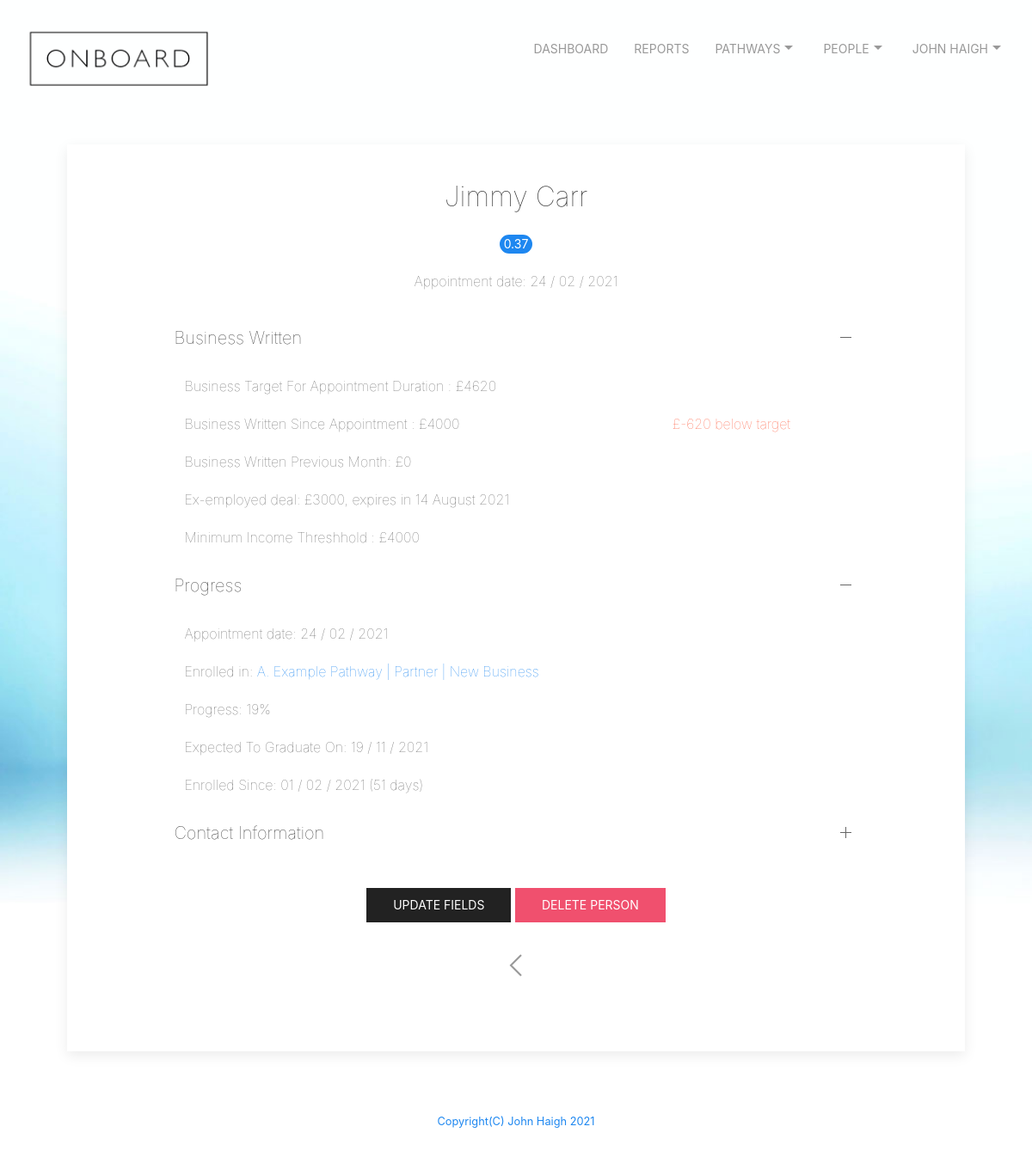
Before: /viewperson?name=jimmy@test.com (signed in) with the older database file.
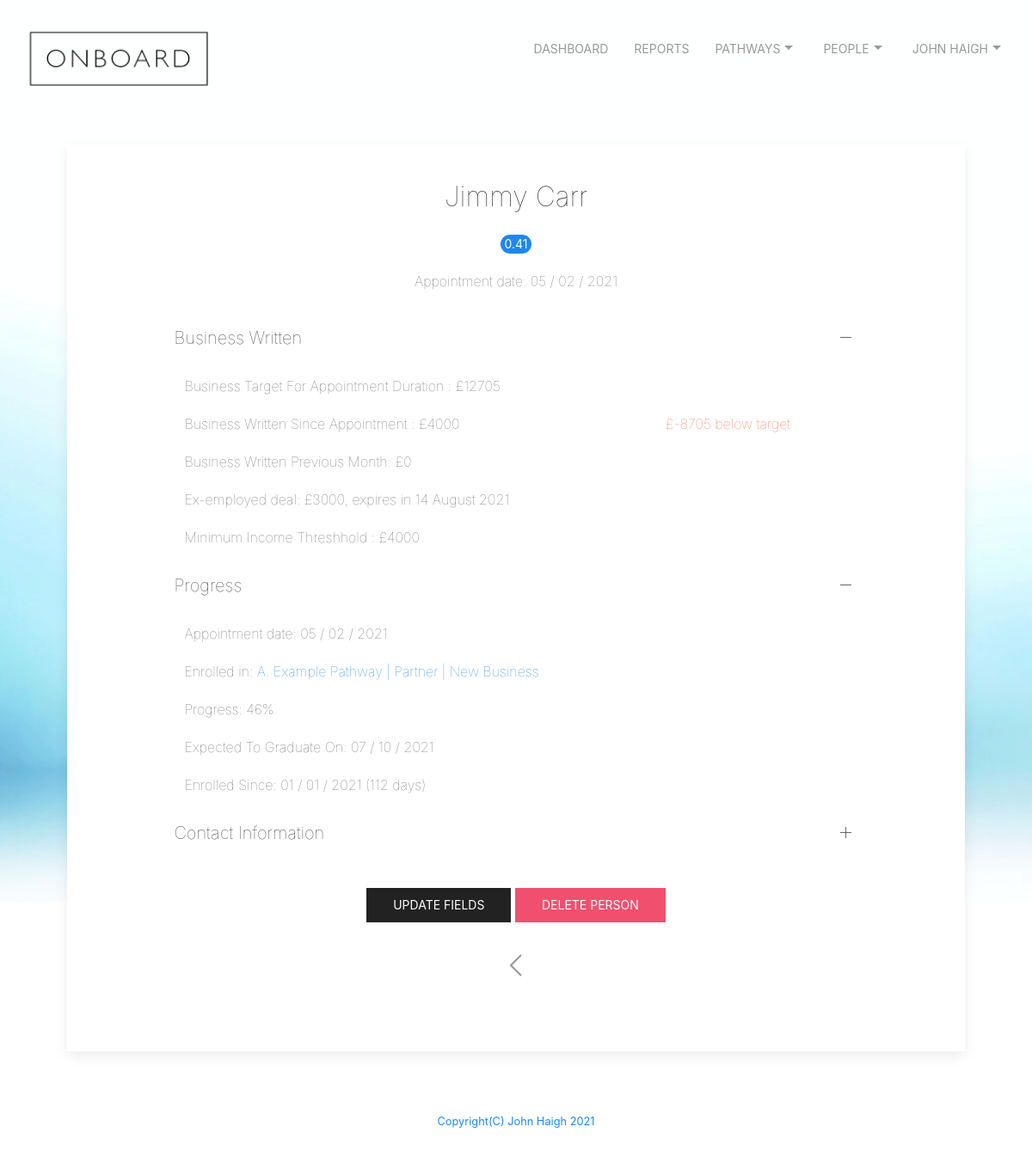
After: the same page with the newer database file.
### tables this page shows
CREATE TABLE "people" (
	"id"	integer NOT NULL,
	"firstname"	text NOT NULL,
	"lastname"	text NOT NULL,
	"mobile"	text NOT NULL,
	"email"	text NOT NULL,
	"pdm"	text NOT NULL,
	"bam"	text,
	"pathwayEnrolled"	text,
	"pathwayEnrolledDate"	text,
	"pathwayEnrolledPosition"	text,
	"pathwayEnrolledProgress"	integer,
	"pathwayEnrolledPositionDate"	text,
	"history"	text,
	"exEmployedDeal"	text,
	"exEmployedDealExpiry"	text,
	"businessWrittenPreviousMonth"	integer,
	"businessWrittenYearToDate"	integer,
	"daysinpathway"	integer,
	"estcompletion"	text,
	"score"	int,
	"minincome"	int,
	"practice"	text,
	"dateappointed"	text,
	"dayssinceappointment"	int,
	"appointed"	int,
	"region"	int,
	"completed"	INTEGER,
	PRIMARY KEY("id")
);

### app.py (the view)
@app.route("/viewperson", methods=["GET", "POST"])
@login_required
def viewperson():
    if request.method == "GET":
        db = SQL("sqlite:///onboard.db")
        info = db.execute("SELECT * FROM users WHERE id = ?", session["user_id"])
        username = info[0]['email']
        firstname = info[0]['firstname']
        lastname = info[0]['lastname']
        personemail = request.args.get('name')
        fullname = firstname + ' ' + lastname
        rows = db.execute("SELECT DISTINCT * FROM people WHERE email = ?", personemail)
        if rows[0]['appointed'] == 1:
            targetnumber = int(rows[0]['dayssinceappointment']) * 165
            resultnumber = int(rows[0]['businessWrittenYearToDate']) - targetnumber
            if resultnumber < 0:
                resultstring = '£'+str(resultnumber) + ' below target'
                style = 'red'
            else:
                resultstring = '+£'+str(resultnumber) + ' above target'
                style = 'green'
            return render_template("viewperson.html", FullName = fullname, rows = rows, targetnumber = targetnumber, result = resultstring, style = style)
        else:
            return render_template("viewperson.html", FullName = fullname, rows = rows)

### app.py (called while the page is built)
@app.after_request
def after_request(response):
    response.headers["Cache-Control"] = "no-cache, no-store, must-revalidate"
    response.headers["Expires"] = 0
    response.headers["Pragma"] = "no-cache"
    return response

def login_required(f):
    @wraps(f)
    def decorated_function(*args, **kwargs):
        if session.get("user_id") is None:
            return redirect("/login")
        return f(*args, **kwargs)
    return decorated_function

### templates/viewperson.html (shortened to what this page needs)
{% extends "layout.html" %}
{% block main %}
<div class="uk-card uk-card-default uk-card-small">
  <div class="uk-card-body" id="width">
    <div class="uk-text-center uk-card-body">
      <h2 class="uk-text uk-text-lighter">{{ rows[0]["firstname"] }} {{ rows[0]['lastname'] }}</h2>
      {% if rows[0]['appointed'] == 1 %}
      <span class="uk-badge uk-badge-success">{{rows[0]['score']}}</span>
        <p class="uk-text uk-text-lighter">Appointment date: {{rows[0]['dateappointed']}}</p>
      {% endif %}
    </div>
    <ul uk-accordion="multiple: true">
      <li class="uk-open">
          <a class="uk-accordion-title uk-text uk-text-lighter" href="#">Business Written</a>
          <div class="uk-accordion-content">
            <table class="uk-table uk-table-small uk-text uk-text-lighter">
              {% if rows[0]['appointed'] == 1 %}
              <tr><td >Business Target For Appointment Duration : £{{targetnumber}}</td></tr>
              <tr><td {{style}}>Business Written Since Appointment : £{{ rows[0]['businessWrittenYearToDate'] }}   <td id="{{style}}">{{result}}</td></tr>
              <tr><td>Business Written Previous Month: £{{ rows[0]['businessWrittenPreviousMonth'] }} </td></tr>
              {% endif %}
              <tr><td>Ex-employed deal: £{{ rows[0]['exEmployedDeal'] }}, expires in {{ rows[0]['exEmployedDealExpiry'] }} </td></tr>
              <tr><td>Minimum Income Threshhold : £{{ rows[0]['minincome'] }} </td></tr>
              </table>
          </div>
      </li>
      {% if rows[0]['appointed'] == 1 %}
      <li class="uk-open">
          <a class="uk-accordion-title uk-text uk-text-lighter" href="#">Progress</a>
          <div class="uk-accordion-content">
            <table class="uk-table uk-table-small uk-text uk-text-lighter">
              <tr><td>Appointment date: {{rows[0]['dateappointed']}}</td></tr>
              <tr><td>Enrolled in: <a href="/progress?name={{rows[0]["email"]}}&pathway={{rows[0]['pathwayEnrolled']}}">{{rows[0]['pathwayEnrolled']}}</a></td></tr>
              <tr><td>Progress: {{rows[0]['pathwayEnrolledProgress']}}%</td></tr>
              <tr><td>Expected To Graduate On: {{rows[0]['estcompletion']}}</td></tr>
              <tr><td>Enrolled Since: {{rows[0]['pathwayEnrolledDate']}} ({{rows[0]['daysinpathway']}} days)</td><tr>
              </table>
          </div>
      </li>
      {% endif %}
        <li>
            <a class="uk-accordion-title uk-text uk-text-lighter" href="#">Contact Information</a>
        </li>
    </ul>
        <div id="center">
          <a class="uk-button uk-button-secondary" href="/updatefields?name={{rows[0]['email']}}">Update Fields</a>   <a class="uk-button uk-button-danger" href="/delete?id=person&name={{rows[0]['email']}}"onclick="return confirm('Are you sure you want to delete this person?\r\rThis cannot be undone.')">Delete Person</a>
        <div id="center">
          <a href="/people" class="uk-icon-link" uk-icon="icon: chevron-left;ratio: 2"></a>
        </div>
        </div>
    </div>
  </div>
  {% endblock %}

Changed rows visible on the page:
changed people "Jimmy": score "0.37" → "0.41"; dateappointed "24 / 02 / 2021" → "05 / 02 / 2021"; pathwayEnrolledProgress "19" → "46"; estcompletion "19 / 11 / 2021" → "07 / 10 / 2021"; pathwayEnrolledDate "01 / 02 / 2021" → "01 / 01 / 2021"; daysinpathway "51" → "112"
Other visible differences:
{{ targetnumber }}: "4620" → "12705"
{{ result }}: "£-620 below target" → "£-8705 below target"
